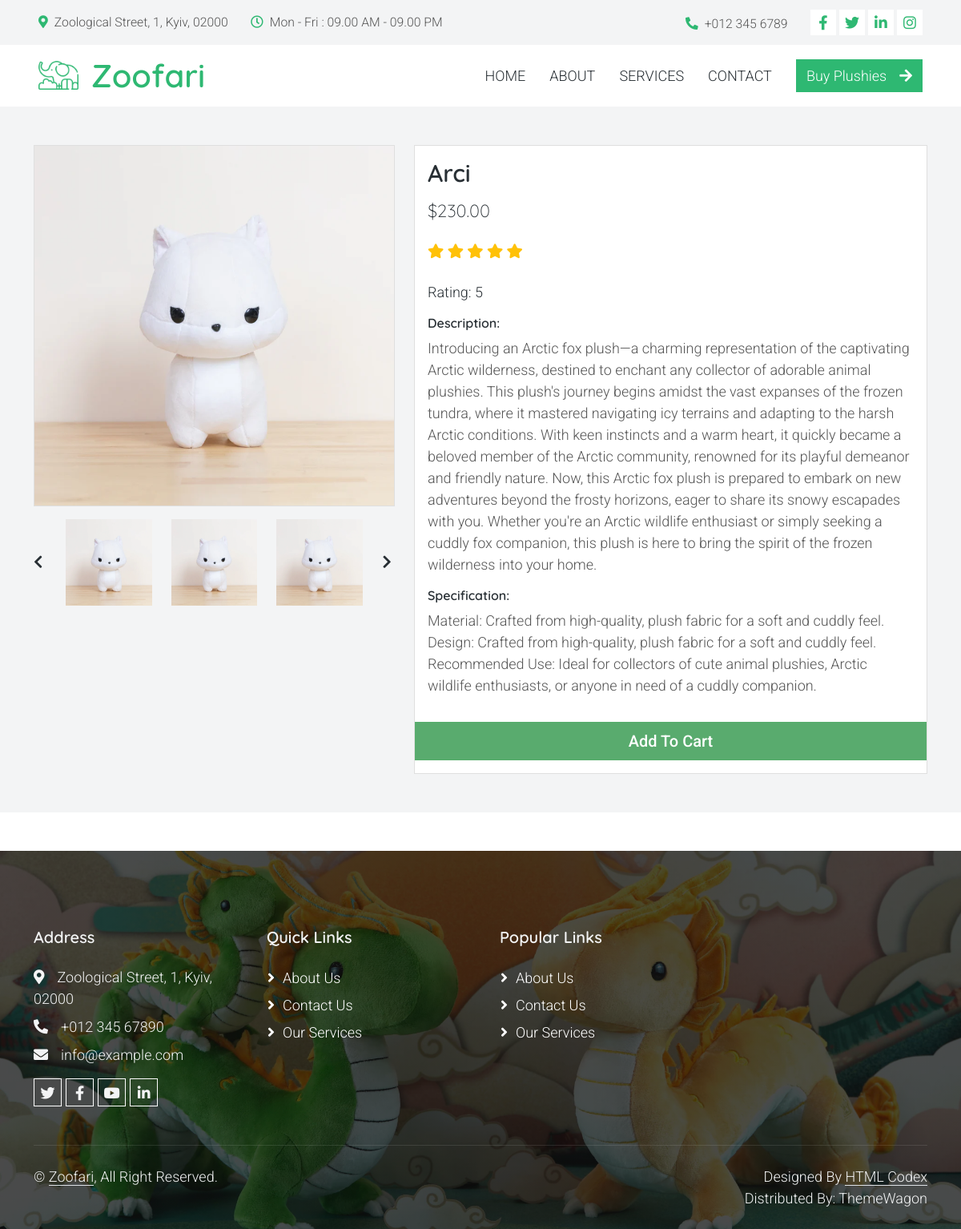
The page /shop_single/2/ on the database its author committed.
### shop/models.py (models this page shows, shortened)
class Product(models.Model):
    name = models.CharField(max_length=100)
    description = models.TextField()
    price = models.DecimalField(max_digits=10, decimal_places=2)
    image = models.ImageField(upload_to='products/')
    rating = models.IntegerField(default=0)# Нове поле для рейтингу
    specifications = models.TextField(blank=True)  # Нове поле для специфікацій

### shop/views.py (the view)
# urls.py: path('shop_single/<int:product_id>/', shop_single, name='shop_single'),
def shop_single(request, product_id):
    product = get_object_or_404(Product, id=product_id)  # Получаем продукт по ID или возвращаем 404
    context = {
        'product': product,  # Передаем продукт в контексте
    }
    return render(request, 'shop_single/shop_single.html', context)  # Рендерим шаблон shop_single.html с контекстом

### shop/templates/shop_single/shop_single.html (shortened to what this page needs)
{% extends "base.html" %}
{% load static %}
{% block content %}
    <section class="bg-light">
        <div class="container pb-5">
            <div class="row">
                <div class="col-lg-5 mt-5">
                    <div class="card mb-3">
                        <img class="card-img img-fluid" src="{{ product.image.url }}" alt="{{ product.name }}" id="product-detail">
                    </div>
                    <div class="row">
                        <div class="col-1 align-self-center">
                            <a href="#multi-item-example" role="button" data-bs-slide="prev">
                                <i class="text-dark fas fa-chevron-left"></i>
                            </a>
                        </div>
                        <div id="multi-item-example" class="col-10 carousel slide carousel-multi-item" data-bs-ride="carousel">
                            <div class="carousel-inner product-links-wap" role="listbox">
                                <div class="carousel-item active">
                                    <div class="row">
                                        <div class="col-4">
                                            <a href="#">
                                                <img class="card-img img-fluid" src="{{ product.image.url }}" alt="{{ product.name }}">
                                            </a>
                                        </div>
                                        <div class="col-4">
                                            <a href="#">
                                                <img class="card-img img-fluid" src="{{ product.image.url }}" alt="{{ product.name }}">
                                            </a>
                                        </div>
                                        <div class="col-4">
                                            <a href="#">
                                                <img class="card-img img-fluid" src="{{ product.image.url }}" alt="{{ product.name }}">
                                            </a>
                                        </div>
                                    </div>
                                </div>
                            </div>
                        </div>
                        <div class="col-1 align-self-center">
                            <a href="#multi-item-example" role="button" data-bs-slide="next">
                                <i class="text-dark fas fa-chevron-right"></i>
                            </a>
                        </div>
                    </div>
                </div>
                <div class="col-lg-7 mt-5">
                    <div class="card">
                        <div class="card-body">
                            <h1 class="h2">{{product.name}}</h1>
                            <p class="h3 py-2">${{product.price}}</p>
                            <p class="py-2">
                                {% for _ in "x"|rjust:product.rating %}
                                    <i class="fa fa-star text-warning"></i>
                                {% endfor %}
                                <p><span class="list-inline-item text-dark">Rating: {{product.rating}}</span></p>
                            </p>
                            <h6>Description:</h6>
                            <p>
                                {{product.description}}
                            <h6>Specification:</h6>
                            <p>{{product.specifications}}</p>
                                </div>
                                <div class="row pb-3">
                                    <div class="col d-grid">
                                        <button type="button" class="btn btn-success btn-lg" onclick="window.location.href='{% url 'add_cart' product.id %}'">Add To Cart</button>
                                    </div>
                                </div>
                        </div>
                    </div>
                </div>
            </div>
    </section>
{%endblock%}

### static/assets/css/templatemo.css (style rules this page uses)
body, ul, li, p, a, label, input, div { font-family: 'Roboto', sans-serif; font-size: 18px !important; font-weight: 300 !important; }
.h2 { font-family: 'Roboto', sans-serif; font-size: 30px !important; font-weight: 300; }
.h3 { font-family: 'Roboto', sans-serif; font-size: 22px !important; }
.text-warning { color: #ede861 !important; }
.bg-light { background-color: #e9eef5 !important; }
.btn-success { background-color: #59ab6e !important; border-color: #56ae6c !important; }

### static/css/style.css (style rules this page uses)
:root { --primary: #2EB872; --light: #F3F4F5; --dark: #282F34; }
.btn { font-weight: 500; transition: .5s; }

### rows shown on the page
Product: image (picture), name "Arci", price "230.00", rating "5", description "Introducing an Arctic fox plush—a charming representation of the captivating Arctic wilderness, destined to enchant any collector of adorable animal plushies. This plush's journey begins amidst the vast expanses of the frozen tundra, where it mastered navigating icy terrains and adapting to the harsh Arctic conditions. With keen instincts and a warm heart, it quickly became a beloved member of the Arctic community, renowned for its playful demeanor and friendly nature. Now, this Arctic fox plush is prepared to embark on new adventures beyond the frosty horizons, eager to share its snowy escapades with you. Whether you're an Arctic wildlife enthusiast or simply seeking a cuddly fox…", specifications "Material: Crafted from high-quality, plush fabric for a soft and cuddly feel. Design: Crafted from high-quality, plush fabric for a soft and cuddly feel. Recommended Use: Ideal for collectors of cute animal plushies, Arctic wildlife enthusiasts, or anyone in need of a cuddly companion."
